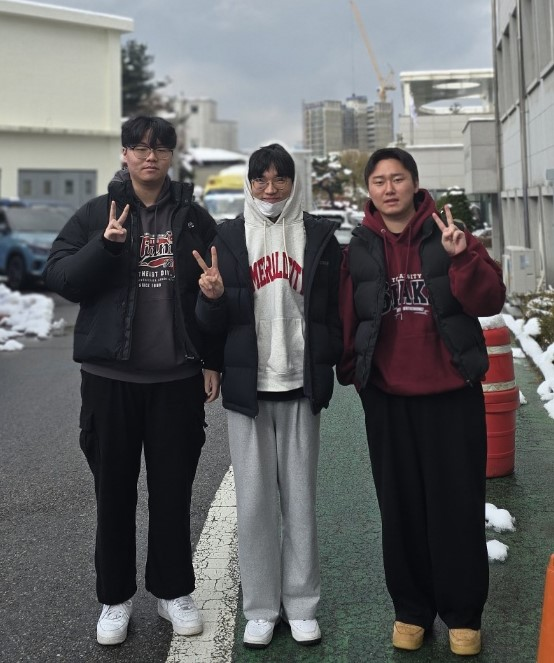
#> input picture 12week/img2.jpg, 554 x 663 px
$ python ex2.py
#> lines starting #> are read from the running program, lines starting #| are printed output that depends on the picture; after the words box and inside, x2 and y2 are one past the last pixel; in counts of white or black regions, pixels touching at a corner belong together
import cv2.data
import numpy as np
import cv2

face_cascade = cv2.CascadeClassifier(cv2.data.haarcascades + 'haarcascade_frontalface_default.xml')

ff = np.fromfile(r'img2.jpg', np.uint8)
img = cv2.imdecode(ff, cv2.IMREAD_UNCHANGED)
#> img is the input picture: shape (663, 554, 3); mean B, G, R 99.9, 99.2, 99.1
img = cv2.resize(img, dsize=(0, 0), fx=1.0, fy=1.0, interpolation=cv2.INTER_LINEAR)

gray = cv2.cvtColor(img, cv2.COLOR_BGR2GRAY)
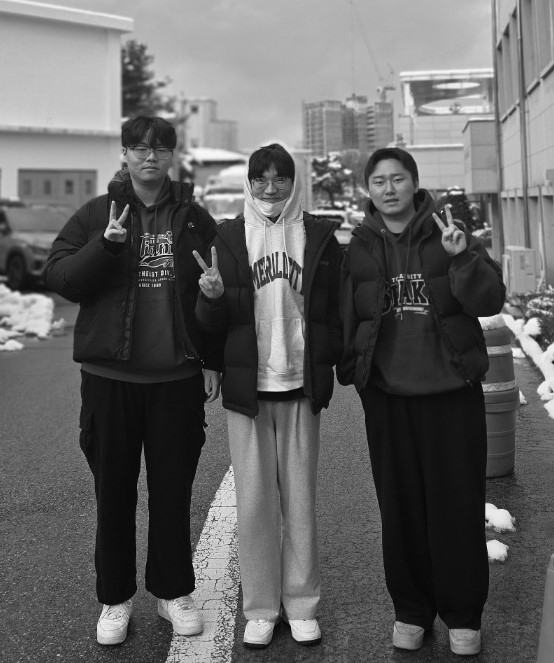
#> gray: shape (663, 554); min 0, max 251, mean 99.2
cv2.imshow('gray find', gray)

faces = face_cascade.detectMultiScale(gray, 1.2,5)
#> faces = [[364, 160, 53, 53], [242, 157, 58, 58]]
for(x,y,w,h) in  faces:
    face_img = img[y:y+h, x:x+w]
    face_img = cv2.resize(face_img, dsize=(0, 0), fx=0.1, fy=0.1)
    face_img = cv2.resize(face_img, (w, h), interpolation=cv2.INTER_AREA)
    img[y:y+h, x:x+w] = face_img
    cv2.imwrite('img1.jpg', img)
    cv2.rectangle(img, (x,y), (x+w, y+h), (255,0,0),2)
#> this loop made 2 passes
#> pass 1, `face_img = img[y:y+h, x:x+w]`:
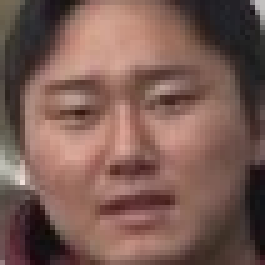
#> face_img: shape (53, 53, 3) (shown 5 times larger); mean B, G, R 83.6, 91.7, 122.7
#> pass 1, `face_img = cv2.resize(face_img, (w, h), interpolation=cv2.INTER_AREA)`:
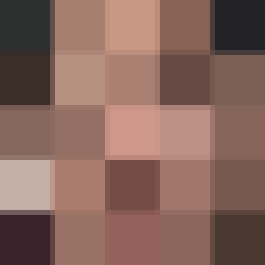
#> face_img: shape (53, 53, 3) (shown 5 times larger); mean B, G, R 92.4, 101.6, 134.7
#> pass 1, `cv2.imwrite('img1.jpg', img)`:
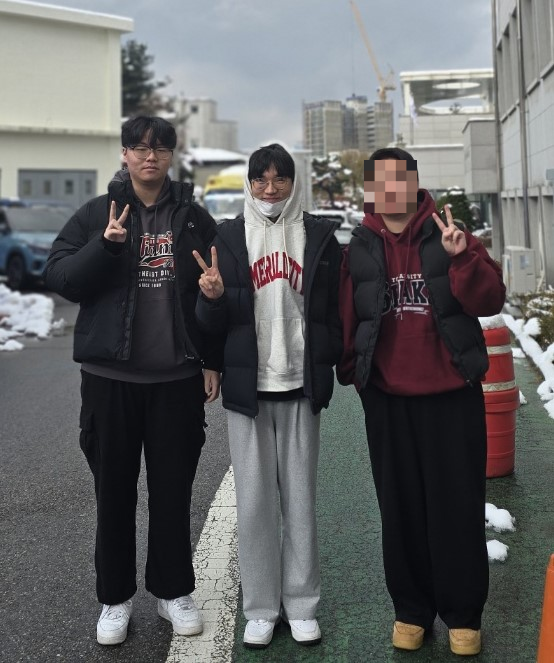
#> saved as img1.jpg: shape (663, 554, 3); mean B, G, R 100, 99.3, 99.2
#> pass 2, `face_img = img[y:y+h, x:x+w]`:
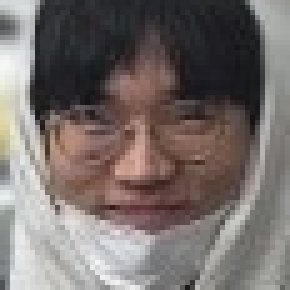
#> face_img: shape (58, 58, 3) (shown 5 times larger); mean B, G, R 107.6, 110, 118.7
#> after the loop:
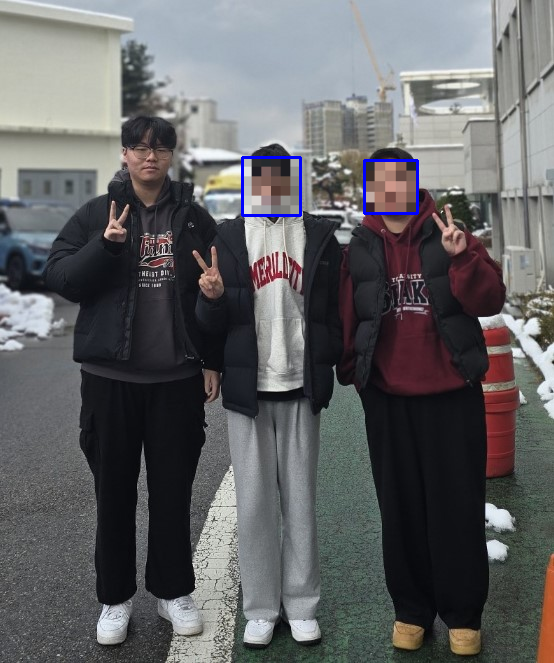
#> img: shape (663, 554, 3); 1.86% of pixels changed, all inside (x1, y1, x2, y2) = (241, 156, 419, 217)

cv2.imshow('face find', img)
cv2.waitKey(0)
cv2.destroyAllWindows()

$ run again, with 12week/sample_img.jpg copied over 12week/img2.jpg
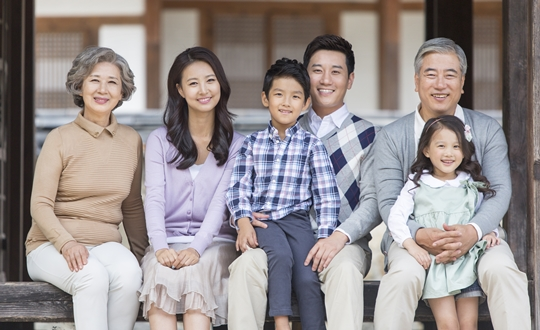
#> input picture 12week/sample_img.jpg, 540 x 330 px
#> img is the input picture: shape (330, 540, 3); mean B, G, R 141.2, 141.7, 150.2
#> `gray = cv2.cvtColor(img, cv2.COLOR_BGR2GRAY)`:
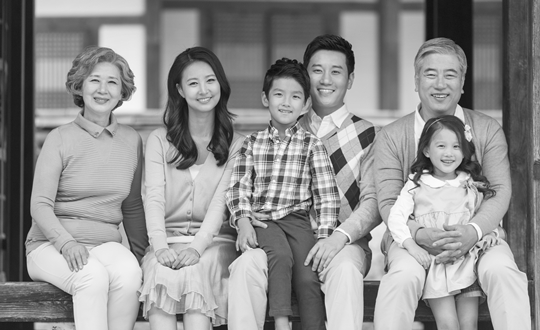
#> gray: shape (330, 540); min 10, max 254, mean 144.2
#> faces = [[302, 50, 52, 52], [78, 62, 49, 49], [263, 76, 47, 47], [424, 127, 46, 46], [413, 52, 57, 57], [175, 61, 52, 52], [409, 28, 64, 64]]
#> the loop `for(x,y,w,h) in  faces:` made 7 passes
#> after the loop `for(x,y,w,h) in  faces:`:
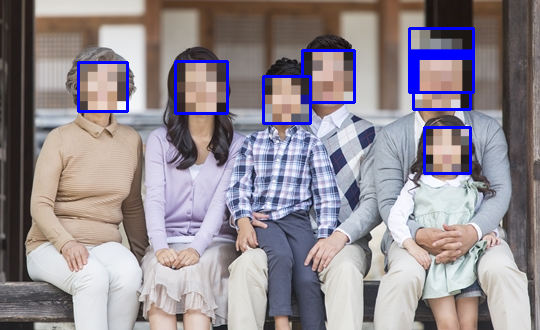
#> img: shape (330, 540, 3); 10.53% of pixels changed, all inside (x1, y1, x2, y2) = (77, 27, 475, 175)
